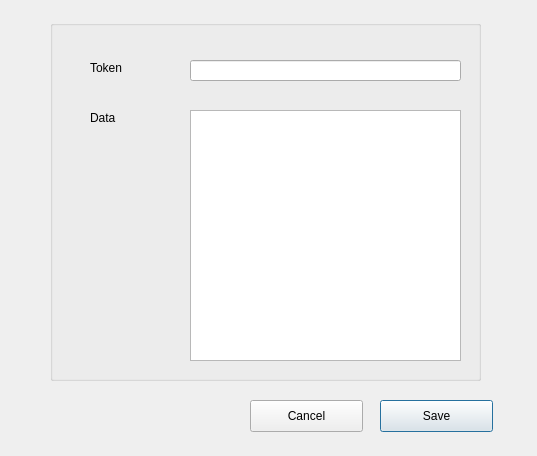
<?xml version="1.0" encoding="UTF-8"?>
<ui version="4.0">
 <class>AddTokenDialog</class>
 <widget class="QDialog" name="AddTokenDialog">
  <property name="windowModality">
   <enum>Qt::WindowModal</enum>
  </property>
  <property name="geometry">
   <rect>
    <x>0</x>
    <y>0</y>
    <width>537</width>
    <height>456</height>
   </rect>
  </property>
  <property name="windowTitle">
   <string>Add/Modify Token</string>
  </property>
  <property name="modal">
   <bool>true</bool>
  </property>
  <widget class="QGroupBox" name="groupBox">
   <property name="geometry">
    <rect>
     <x>50</x>
     <y>20</y>
     <width>431</width>
     <height>361</height>
    </rect>
   </property>
   <property name="title">
    <string/>
   </property>
   <widget class="QLabel" name="label">
    <property name="geometry">
     <rect>
      <x>40</x>
      <y>40</y>
      <width>60</width>
      <height>16</height>
     </rect>
    </property>
    <property name="text">
     <string>Token</string>
    </property>
   </widget>
   <widget class="QLineEdit" name="token_">
    <property name="geometry">
     <rect>
      <x>140</x>
      <y>40</y>
      <width>271</width>
      <height>21</height>
     </rect>
    </property>
    <property name="maxLength">
     <number>32</number>
    </property>
   </widget>
   <widget class="QLabel" name="label_2">
    <property name="geometry">
     <rect>
      <x>40</x>
      <y>90</y>
      <width>60</width>
      <height>16</height>
     </rect>
    </property>
    <property name="text">
     <string>Data</string>
    </property>
   </widget>
   <widget class="QPlainTextEdit" name="data_">
    <property name="geometry">
     <rect>
      <x>140</x>
      <y>90</y>
      <width>271</width>
      <height>251</height>
     </rect>
    </property>
   </widget>
  </widget>
  <widget class="QPushButton" name="saveButton_">
   <property name="geometry">
    <rect>
     <x>380</x>
     <y>400</y>
     <width>113</width>
     <height>32</height>
    </rect>
   </property>
   <property name="text">
    <string>Save</string>
   </property>
  </widget>
  <widget class="QPushButton" name="cancelButton_">
   <property name="geometry">
    <rect>
     <x>250</x>
     <y>400</y>
     <width>113</width>
     <height>32</height>
    </rect>
   </property>
   <property name="text">
    <string>Cancel</string>
   </property>
  </widget>
 </widget>
 <resources/>
 <connections/>
</ui>
